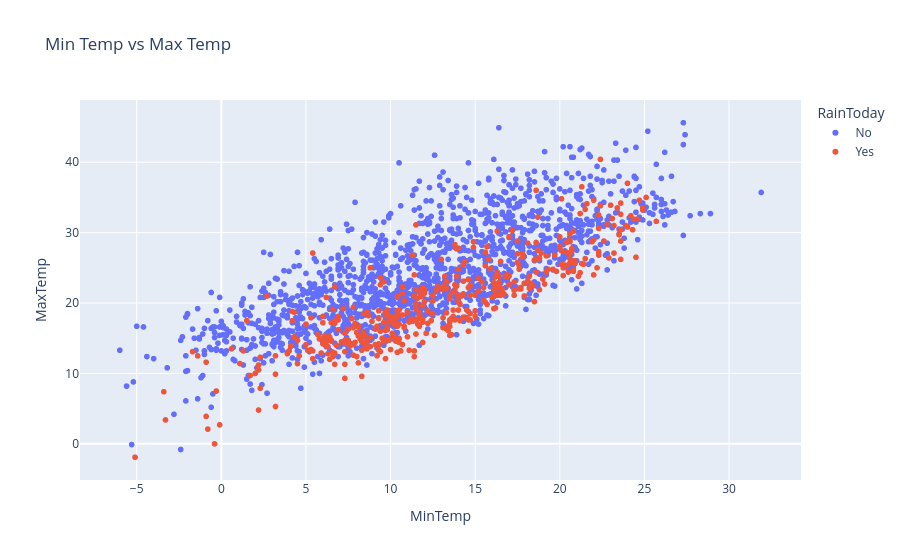

Notebook cell for this chart:
### Code cell
px.scatter(df.sample(2000),x='MinTemp',y='MaxTemp',color='RainToday',title='Min Temp vs Max Temp')

### Figure 1 — Plotly figure (JSON) as saved in the notebook; plotly's stock layout.template omitted (floating-point values rounded to 4 significant figures; data arrays with more than 128 entries replaced by an {"elided": "..."} marker saying what was removed)
{"data": [{"hovertemplate": "RainToday=No<br>MinTemp=%{x}<br>MaxTemp=%{y}<extra></extra>", "legendgroup": "No", "marker": {"color": "#636efa", "symbol": "circle"}, "mode": "markers", "name": "No", "showlegend": true, "type": "scattergl", "x": {"elided": "1550 float values"}, "xaxis": "x", "y": {"elided": "1550 float values"}, "yaxis": "y"}, {"hovertemplate": "RainToday=Yes<br>MinTemp=%{x}<br>MaxTemp=%{y}<extra></extra>", "legendgroup": "Yes", "marker": {"color": "#EF553B", "symbol": "circle"}, "mode": "markers", "name": "Yes", "showlegend": true, "type": "scattergl", "x": {"elided": "450 float values"}, "xaxis": "x", "y": {"elided": "450 float values"}, "yaxis": "y"}], "layout": {"legend": {"title": {"text": "RainToday"}, "tracegroupgap": 0}, "title": {"text": "Min Temp vs Max Temp"}, "xaxis": {"anchor": "y", "domain": [0, 1], "title": {"text": "MinTemp"}}, "yaxis": {"anchor": "x", "domain": [0, 1], "title": {"text": "MaxTemp"}}}}
